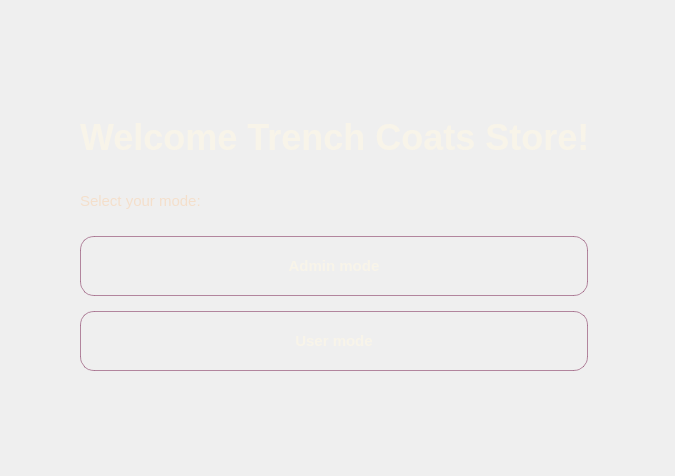
<?xml version="1.0" encoding="UTF-8"?>
<ui version="4.0">
 <class>Welcome</class>
 <widget class="QWidget" name="Welcome">
  <property name="geometry">
   <rect>
    <x>0</x>
    <y>0</y>
    <width>675</width>
    <height>476</height>
   </rect>
  </property>
  <property name="windowTitle">
   <string>Welcome</string>
  </property>
  <property name="styleSheet">
   <string notr="true">QDialog#Welcome {
    color: #F8F4E9;
    font-family: &quot;Inter&quot;, &quot;SF Pro Text&quot;, &quot;SF Pro Display&quot;, &quot;Helvetica Neue&quot;;
    font-size: 14px;

    background: qlineargradient(
        x1: 0, y1: 0,
        x2: 1, y2: 1,
        stop: 0 #0B000B,
        stop: 0.45 #190019,
        stop: 0.78 #271229,
        stop: 1 #3B203F
    );
}

QLabel#welcomeTitleLabel {
    color: #F8F4E9;
    background: transparent;

    font-family: &quot;Inter&quot;, &quot;SF Pro Display&quot;, &quot;Helvetica Neue&quot;;
    font-size: 36px;
    font-weight: 700;

    min-height: 55px;
    qproperty-alignment: AlignCenter;
}

QLabel#welcomeSubtitleLabel {
    color: rgba(246, 219, 192, 195);
    background: transparent;

    font-family: &quot;Inter&quot;, &quot;SF Pro Text&quot;, &quot;Helvetica Neue&quot;;
    font-size: 15px;
    font-weight: 400;

    min-height: 35px;
    qproperty-alignment: AlignCenter;
}

QPushButton#adminModeButton,
QPushButton#userModeButton {
    color: #F8F4E9;

    font-family: &quot;Inter&quot;, &quot;SF Pro Text&quot;, &quot;Helvetica Neue&quot;;
    font-size: 15px;
    font-weight: 600;

    background: qlineargradient(
        x1: 0, y1: 0,
        x2: 1, y2: 0,
        stop: 0 #321833,
        stop: 1 #502D55
    );

    border: 1px solid rgba(147, 80, 115, 170);
    border-radius: 14px;

    min-width: 230px;
    min-height: 58px;
    max-height: 65px;

    padding-left: 24px;
    padding-right: 24px;
}

QPushButton#adminModeButton:hover,
QPushButton#userModeButton:hover {
    color: #190019;

    background: qlineargradient(
        x1: 0, y1: 0,
        x2: 1, y2: 0,
        stop: 0 #F6DBC0,
        stop: 1 #F8F4E9
    );

    border: 1px solid #935073;
}

QPushButton#adminModeButton:pressed,
QPushButton#userModeButton:pressed {
    color: #F8F4E9;
    background: #190019;
    border: 1px solid #935073;
}</string>
  </property>
  <widget class="QWidget" name="">
   <property name="geometry">
    <rect>
     <x>10</x>
     <y>60</y>
     <width>648</width>
     <height>358</height>
    </rect>
   </property>
   <layout class="QVBoxLayout" name="verticalLayout_2">
    <property name="spacing">
     <number>18</number>
    </property>
    <property name="leftMargin">
     <number>70</number>
    </property>
    <property name="topMargin">
     <number>50</number>
    </property>
    <property name="rightMargin">
     <number>70</number>
    </property>
    <property name="bottomMargin">
     <number>50</number>
    </property>
    <item>
     <widget class="QLabel" name="welcomeTitleLabel">
      <property name="text">
       <string>Welcome Trench Coats Store!</string>
      </property>
     </widget>
    </item>
    <item>
     <layout class="QVBoxLayout" name="verticalLayout">
      <item>
       <widget class="QLabel" name="welcomeSubtitleLabel">
        <property name="text">
         <string>Select your mode:</string>
        </property>
       </widget>
      </item>
      <item>
       <widget class="QPushButton" name="adminModeButton">
        <property name="text">
         <string>Admin mode</string>
        </property>
       </widget>
      </item>
      <item>
       <widget class="QPushButton" name="userModeButton">
        <property name="text">
         <string>User mode</string>
        </property>
       </widget>
      </item>
     </layout>
    </item>
   </layout>
  </widget>
 </widget>
 <resources/>
 <connections/>
</ui>
